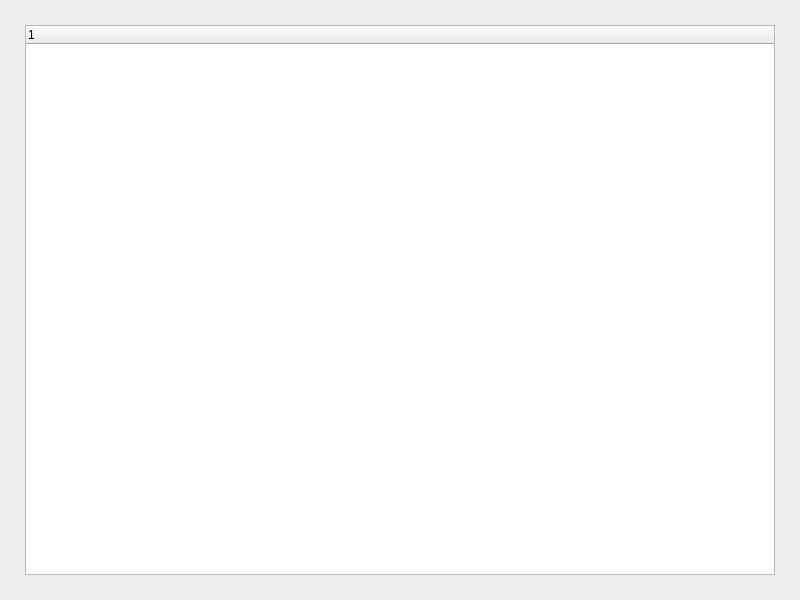
<?xml version="1.0" encoding="UTF-8"?>
<ui version="4.0">
 <class>Widget</class>
 <widget class="QWidget" name="Widget">
  <property name="geometry">
   <rect>
    <x>0</x>
    <y>0</y>
    <width>800</width>
    <height>600</height>
   </rect>
  </property>
  <property name="windowTitle">
   <string>Widget</string>
  </property>
  <widget class="DragTreeWidget" name="treeWidget">
   <property name="geometry">
    <rect>
     <x>25</x>
     <y>25</y>
     <width>750</width>
     <height>550</height>
    </rect>
   </property>
   <column>
    <property name="text">
     <string notr="true">1</string>
    </property>
   </column>
  </widget>
 </widget>
 <customwidgets>
  <customwidget>
   <class>DragTreeWidget</class>
   <extends>QTreeWidget</extends>
   <header>dragtreewidget.h</header>
  </customwidget>
 </customwidgets>
 <resources/>
 <connections/>
</ui>
